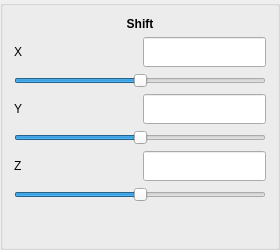
       <widget class="QGroupBox" name="groupBox_3">
        <property name="sizePolicy">
         <sizepolicy hsizetype="Fixed" vsizetype="Maximum">
          <horstretch>0</horstretch>
          <verstretch>0</verstretch>
         </sizepolicy>
        </property>
        <property name="minimumSize">
         <size>
          <width>280</width>
          <height>250</height>
         </size>
        </property>
        <property name="maximumSize">
         <size>
          <width>280</width>
          <height>16777215</height>
         </size>
        </property>
        <property name="title">
         <string/>
        </property>
        <layout class="QFormLayout" name="formLayout_2">
         <item row="0" column="0" colspan="2">
          <layout class="QVBoxLayout" name="verticalLayout_14">
           <item>
            <widget class="QLabel" name="ShiftLabel">
             <property name="font">
              <font>
               <weight>75</weight>
               <bold>true</bold>
              </font>
             </property>
             <property name="text">
              <string>Shift</string>
             </property>
             <property name="alignment">
              <set>Qt::AlignCenter</set>
             </property>
            </widget>
           </item>
           <item>
            <layout class="QVBoxLayout" name="verticalLayout_8">
             <item>
              <layout class="QHBoxLayout" name="horizontalLayout_6">
               <item>
                <widget class="QLabel" name="label_4">
                 <property name="sizePolicy">
                  <sizepolicy hsizetype="Fixed" vsizetype="Preferred">
                   <horstretch>0</horstretch>
                   <verstretch>0</verstretch>
                  </sizepolicy>
                 </property>
                 <property name="maximumSize">
                  <size>
                   <width>150</width>
                   <height>30</height>
                  </size>
                 </property>
                 <property name="text">
                  <string>X</string>
                 </property>
                </widget>
               </item>
               <item>
                <widget class="QLineEdit" name="ValueShiftX">
                 <property name="sizePolicy">
                  <sizepolicy hsizetype="Fixed" vsizetype="Fixed">
                   <horstretch>0</horstretch>
                   <verstretch>0</verstretch>
                  </sizepolicy>
                 </property>
                 <property name="minimumSize">
                  <size>
                   <width>0</width>
                   <height>30</height>
                  </size>
                 </property>
                 <property name="maximumSize">
                  <size>
                   <width>150</width>
                   <height>30</height>
                  </size>
                 </property>
                 <property name="focusPolicy">
                  <enum>Qt::ClickFocus</enum>
                 </property>
                </widget>
               </item>
              </layout>
             </item>
             <item>
              <widget class="QSlider" name="ShiftX">
               <property name="sizePolicy">
                <sizepolicy hsizetype="Fixed" vsizetype="Fixed">
                 <horstretch>0</horstretch>
                 <verstretch>0</verstretch>
                </sizepolicy>
               </property>
               <property name="maximumSize">
                <size>
                 <width>300</width>
                 <height>16777215</height>
                </size>
               </property>
               <property name="minimum">
                <number>-100</number>
               </property>
               <property name="maximum">
                <number>100</number>
               </property>
               <property name="orientation">
                <enum>Qt::Horizontal</enum>
               </property>
              </widget>
             </item>
             <item>
              <layout class="QHBoxLayout" name="horizontalLayout_7">
               <item>
                <widget class="QLabel" name="label_5">
                 <property name="sizePolicy">
                  <sizepolicy hsizetype="Fixed" vsizetype="Preferred">
                   <horstretch>0</horstretch>
                   <verstretch>0</verstretch>
                  </sizepolicy>
                 </property>
                 <property name="maximumSize">
                  <size>
                   <width>150</width>
                   <height>30</height>
                  </size>
                 </property>
                 <property name="text">
                  <string>Y</string>
                 </property>
                </widget>
               </item>
               <item>
                <widget class="QLineEdit" name="ValueShiftY">
                 <property name="sizePolicy">
                  <sizepolicy hsizetype="Fixed" vsizetype="Fixed">
                   <horstretch>0</horstretch>
                   <verstretch>0</verstretch>
                  </sizepolicy>
                 </property>
                 <property name="minimumSize">
                  <size>
                   <width>0</width>
                   <height>30</height>
                  </size>
                 </property>
                 <property name="maximumSize">
                  <size>
                   <width>150</width>
                   <height>30</height>
                  </size>
                 </property>
                 <property name="focusPolicy">
                  <enum>Qt::ClickFocus</enum>
                 </property>
                </widget>
               </item>
              </layout>
             </item>
             <item>
              <widget class="QSlider" name="ShiftY">
               <property name="sizePolicy">
                <sizepolicy hsizetype="Fixed" vsizetype="Fixed">
                 <horstretch>0</horstretch>
                 <verstretch>0</verstretch>
                </sizepolicy>
               </property>
               <property name="maximumSize">
                <size>
                 <width>300</width>
                 <height>16777215</height>
                </size>
               </property>
               <property name="minimum">
                <number>-100</number>
               </property>
               <property name="maximum">
                <number>100</number>
               </property>
               <property name="orientation">
                <enum>Qt::Horizontal</enum>
               </property>
              </widget>
             </item>
             <item>
              <layout class="QHBoxLayout" name="horizontalLayout_8">
               <item>
                <widget class="QLabel" name="label_6">
                 <property name="sizePolicy">
                  <sizepolicy hsizetype="Fixed" vsizetype="Preferred">
                   <horstretch>0</horstretch>
                   <verstretch>0</verstretch>
                  </sizepolicy>
                 </property>
                 <property name="maximumSize">
                  <size>
                   <width>150</width>
                   <height>30</height>
                  </size>
                 </property>
                 <property name="text">
                  <string>Z</string>
                 </property>
                </widget>
               </item>
               <item>
                <widget class="QLineEdit" name="ValueShiftZ">
                 <property name="sizePolicy">
                  <sizepolicy hsizetype="Fixed" vsizetype="Fixed">
                   <horstretch>0</horstretch>
                   <verstretch>0</verstretch>
                  </sizepolicy>
                 </property>
                 <property name="minimumSize">
                  <size>
                   <width>0</width>
                   <height>30</height>
                  </size>
                 </property>
                 <property name="maximumSize">
                  <size>
                   <width>150</width>
                   <height>30</height>
                  </size>
                 </property>
                 <property name="focusPolicy">
                  <enum>Qt::ClickFocus</enum>
                 </property>
                </widget>
               </item>
              </layout>
             </item>
             <item>
              <widget class="QSlider" name="ShiftZ">
               <property name="sizePolicy">
                <sizepolicy hsizetype="Fixed" vsizetype="Fixed">
                 <horstretch>0</horstretch>
                 <verstretch>0</verstretch>
                </sizepolicy>
               </property>
               <property name="maximumSize">
                <size>
                 <width>300</width>
                 <height>16777215</height>
                </size>
               </property>
               <property name="minimum">
                <number>-100</number>
               </property>
               <property name="maximum">
                <number>100</number>
               </property>
               <property name="orientation">
                <enum>Qt::Horizontal</enum>
               </property>
              </widget>
             </item>
            </layout>
           </item>
          </layout>
         </item>
        </layout>
       </widget>
